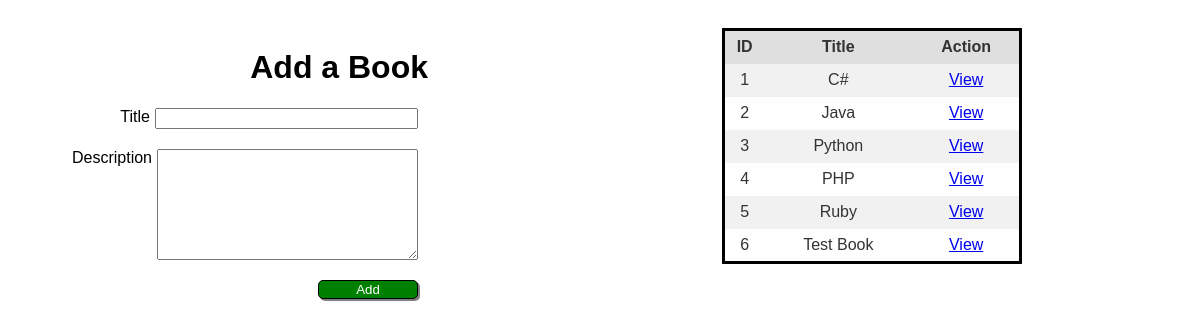
The page / on the database its author committed.
### books_authors_app/models.py (models this page shows)
class Book(models.Model):
    title = models.CharField(max_length=255)
    desc = models.TextField()
    created_at = models.DateTimeField(auto_now_add=True)
    updated_at = models.DateTimeField(auto_now=True)

### books_authors_app/views.py (the view)
# urls.py: path('', views.index),
def index(request):
    context = {
        'books': Book.objects.all(),
    }
    return render(request, 'books.html', context)

### books_authors_app/templates/books.html (shortened to what this page needs)
<!DOCTYPE html>
<html lang="en">
<head>
    {% load static %}
    <link rel="stylesheet" href="{% static 'css/style.css'%}">
</head>
<body>
    <div class="bookForm">
        <h1>Add a Book</h1>
        <form action="/add_book" method="POST">
            <div class="row">
                <label for="title">Title</label>
                <input type="text" name="title" id="titleInput">
            </div>
            <div class="row">
                <label for="desctription">Description</label>
                <textarea name="description" cols="30" rows="7"></textarea>
            </div>
            <button type="submit" class="btn-add">Add</button>
        </form>
    </div>
    <div class="bookList">
        <table>
            <tr>
                <th>ID</th>
                <th>Title</th>
                <th>Action</th>
            </tr>
            {% for book in books %}
                <tr>
                    <td>{{ book.id }}</td>
                    <td>{{ book.title }}</td>
                    <td><a href="/book_details/{{ book.id }}">View</a></td>
                </tr>
            {% endfor %}
        </table>
    </div>
</body>
</html>

### books_authors_app/static/css/style.css (style rules this page uses)
body { font-family: Arial, Helvetica, sans-serif; }
.bookForm { display: inline-block; width: 400px; text-align: right; padding: 20px; }
.row { margin: 20px 10px; display: flex; justify-content: flex-end; }
label { margin-right: 5px; }
#titleInput { width: 255px; }
.btn-add { background-color: green; color: white; border-radius: 5px; width: 100px; box-shadow: 2px 2px gray; margin-right: 10px; border: 1px solid black; }
.bookList { display: inline-block; width: 600px; margin-left: 50px; text-align: right; padding: 20px; vertical-align: top; }
table { color: #333; width: 300px; border-collapse: collapse; border-spacing: 0; border: 3px solid black; margin-left: 200px; }
td, th { border: 1px solid transparent; height: 30px; }
th { background: #DFDFDF; font-weight: bold; text-align: center; }
td { background: #FAFAFA; text-align: center; }
tr:nth-child(even) td { background: #F1F1F1; }
tr:nth-child(odd) td { background: #FEFEFE; }

### rows shown on the page
Book: id "1", title "C#"
Book: id "2", title "Java"
Book: id "3", title "Python"
Book: id "4", title "PHP"
Book: id "5", title "Ruby"
Book: id "6", title "Test Book"
